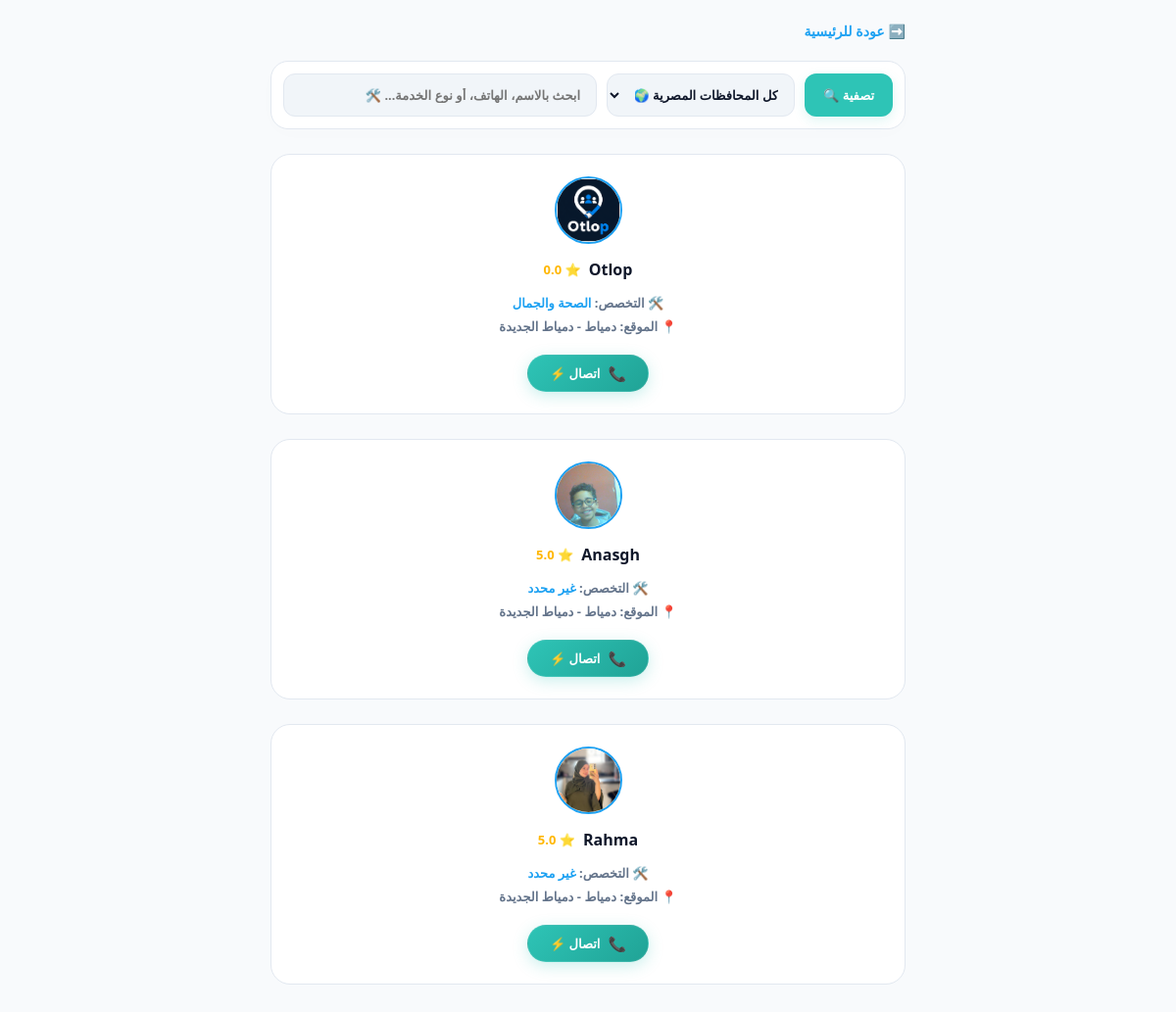
Page /providers/ on the committed database.
### accounts/models.py (models this page shows, shortened)
class User(AbstractUser):
    USER_TYPE_CHOICES = (
        ('client', 'طالب خدمة'),
        ('provider', 'مقدم خدمة'),
    )
    VERIFICATION_STATUS_CHOICES = (
        ('not_submitted', 'لم يتم تقديم الطلب'),
        ('pending', 'قيد المراجعة والتدقيق'),
        ('verified', 'حساب موثق ومؤكد'),
        ('rejected', 'تم رفض الطلب'),
    )
    phone_number = models.CharField(max_length=15, unique=True, null=True, blank=True, verbose_name="رقم الهاتف")
    user_type = models.CharField(max_length=10, choices=USER_TYPE_CHOICES, default='client', verbose_name="نوع الحساب")
    governorate = models.ForeignKey(Governorate, on_delete=models.SET_NULL, null=True, blank=True, verbose_name="المحافظة")
    city = models.ForeignKey(City, on_delete=models.SET_NULL, null=True, blank=True, verbose_name="المدينة / المركز")
    address_details = models.CharField(max_length=255, blank=True, null=True, verbose_name="تفاصيل العنوان (الشارع / الحي)")
    national_id = models.CharField(max_length=14, blank=True, null=True, verbose_name="الرقم القومي (14 رقم)")
    id_front_image = models.ImageField(upload_to='national_ids/front/', blank=True, null=True, verbose_name="صورة وجه البطاقة")
    id_back_image = models.ImageField(upload_to='national_ids/back/', blank=True, null=True, verbose_name="صورة ظهر البطاقة")
    verification_status = models.CharField(max_length=20, choices=VERIFICATION_STATUS_CHOICES, default='not_submitted', verbose_name="حالة التوثيق")
    category = models.ForeignKey(Category, on_delete=models.SET_NULL, null=True, blank=True, verbose_name="المهنة / التخصص")
    profile_picture = models.ImageField(upload_to='profile_pics/', blank=True, null=True, default='profile_pics/default_user.png', verbose_name="صورة الحساب")
    is_active_now = models.BooleanField(default=False, verbose_name="متاح الآن للعمل")
    latitude = models.FloatField(null=True, blank=True, verbose_name="خط العرض GPS")
    longitude = models.FloatField(null=True, blank=True, verbose_name="خط الطول GPS")
    last_location_update = models.DateTimeField(null=True, blank=True, verbose_name="آخر تحديث للموقع")
    category = models.ForeignKey(
        'Category',
        on_delete=models.SET_NULL,
        null=True,
        blank=True,
        related_name='providers',
        verbose_name="التخصص المهني الرئيسي (للفنيين فقط)"
    )
    interests = models.ManyToManyField(
        'Category',
        blank=True,
        related_name='interested_users',
        verbose_name="الاهتمامات والاحتياجات (لطالبي الخدمة فقط)"
    )
    @property
    def get_average_rating(self):
        ratings = self.received_ratings.all()
        if ratings.exists():
            total_stars = sum(r.stars for r in ratings)
            avg = total_stars / ratings.count()
            return round(avg, 1) # تقريب للرقم مثل 4.5
        return 0.0

class Category(models.Model):
    name_ar = models.CharField(max_length=100, verbose_name="اسم القسم/التخصص بالعربية")
    name_en = models.CharField(max_length=100, verbose_name="اسم القسم/التخصص بالإنجليزية", blank=True, null=True)
    parent = models.ForeignKey(
        'self',
        on_delete=models.CASCADE,
        null=True,
        blank=True,
        related_name='children',
        verbose_name="القسم الأب (اتركه فارغاً ليكون قسماً رئيسياً)"
    )
    icon_emoji = models.CharField(
        max_length=10,
        choices=CATEGORY_EMOJI_CHOICES, # ربط القائمة المنسدلة الذكية
        default="🛠️",
        verbose_name="أيقونة التخصص (إيموجي)"
    )
    created_at = models.DateTimeField(auto_now_add=True)
    class Meta:
        verbose_name = "الالقسم والتخصص"
        verbose_name_plural = "الأقسام والتخصصات"

class Governorate(models.Model):
    name_ar = models.CharField(max_length=100, verbose_name="المحافظة بالكامل (عربي)")
    name_en = models.CharField(max_length=100, verbose_name="المحافظة بالكامل (إنجليزي)")

class City(models.Model):
    governorate = models.ForeignKey(Governorate, on_delete=models.CASCADE, related_name='cities', verbose_name="المحافظة")
    name_ar = models.CharField(max_length=100, verbose_name="المدينة / المركز (عربي)")
    name_en = models.CharField(max_length=100, verbose_name="المدينة / المركز (إنجليزي)")

class Rating(models.Model):
    from_user = models.ForeignKey(User, on_delete=models.CASCADE, related_name='given_ratings')
    to_provider = models.ForeignKey(User, on_delete=models.CASCADE, related_name='received_ratings')
    stars = models.IntegerField(choices=[(i, i) for i in range(1, 6)], verbose_name="عدد النجوم")
    created_at = models.DateTimeField(auto_now_add=True)
    class Meta:
        unique_together = ('from_user', 'to_provider') # منع تكرار التقييم لنفس الشخص

### accounts/views.py (the view)
# urls.py: path('providers/', all_providers_view, name='providers_directory'),
def all_providers_view(request):
    selected_gov = request.GET.get('governorate')
    search_query = request.GET.get('q', '').strip()
    providers = User.objects.filter(user_type='provider')
    if selected_gov:
        providers = providers.filter(governorate_id=selected_gov)
    if search_query:
        providers = providers.filter(
            models.Q(username__icontains=search_query) |
            models.Q(phone_number__icontains=search_query) |
            models.Q(category__name_ar__icontains=search_query)
        ).distinct()
    context = {
        'providers': providers,
        'gov_choices': Governorate.objects.all(),
        'selected_gov': int(selected_gov) if selected_gov else None,
        'search_query': search_query,
    }
    return render(request, 'accounts/providers_directory.html', context)

### accounts/templates/accounts/providers_directory.html (shortened to what this page needs)
<!DOCTYPE html>
<html lang="ar" dir="rtl">
<head>
</head>
<body>
    <div class="container">
        <div style="margin-bottom: 20px; text-align: right;">
            <button type="button" onclick="window.location.href='/'" style="background: none; border: none; color: #1da1f2; font-weight: bold; font-size: 14px; cursor: pointer; padding: 0; display: inline-flex; align-items: center; gap: 4px;">
                <span>➡️</span> عودة للرئيسية
            </button>
        </div>
        <form method="GET" action="/providers/" class="search-grid">
            <button type="submit">تصفية 🔍</button>
            <select name="governorate">
                <option value="">كل المحافظات المصرية 🌍</option>
            </select>
            <input type="text" name="q" value="{{ search_query|default:'' }}" placeholder="ابحث بالاسم، الهاتف، أو نوع الخدمة... 🛠️">
        </form>
        <div style="display: flex; flex-direction: column; gap: 5px; width: 100%; box-sizing: border-box;">
            {% for provider in providers %}
                <div class="provider-card">
                    {% if provider.profile_picture %}
                        <img src="{{ provider.profile_picture.url }}" style="width: 65px; height: 65px; border-radius: 50%; object-fit: cover; border: 2px solid #1da1f2; margin-bottom: 5px;">
                    {% else %}
                        <div style="width: 65px; height: 65px; border-radius: 50%; background: var(--input-bg); border: 1px solid var(--border); display: flex; align-items: center; justify-content: center; color: var(--text-muted); font-size: 24px; font-weight: bold; margin-bottom: 5px;">👤</div>
                    {% endif %}
                    <div style="display: flex; align-items: center; gap: 8px;">
                        <a href="{% url 'public_profile' provider.id %}" style="text-decoration: none; color: inherit;">
                            <strong style="color: var(--text-main); font-size: 16px; font-weight: 800;">{{ provider.username }}</strong>
                        </a>
                        <span style="color: #ffb703; font-weight: bold; font-size: 13px;">⭐ {{ provider.get_average_rating }}</span>
                    </div>
                    <div style="font-size: 13px; font-weight: 600; color: var(--text-muted); display: flex; flex-direction: column; gap: 6px; margin: 4px 0 10px 0;">
                        <span>🛠️ التخصص: <span style="color: #1da1f2;">{{ provider.category.name_ar|default:"غير محدد" }}</span></span>
                        <span>📍 الموقع: {{ provider.governorate.name_ar }} - {{ provider.city.name_ar }}</span>
                    </div>
                    {% if provider.phone_number %}
                        <a href="tel:{{ provider.phone_number }}" style="display: inline-flex; align-items: center; gap: 8px; background: linear-gradient(135deg, #2ec4b6, #20a396); color: white; text-decoration: none; padding: 8px 22px; border-radius: 30px; font-weight: 700; font-size: 13px; box-shadow: 0 4px 15px rgba(46,196,182,0.25); border: 1px solid rgba(255,255,255,0.1); transition: 0.2s; box-sizing: border-box;">
                            <span style="font-size: 15px; animation: pulse 2s infinite; display: inline-block;">📞</span>
                            <span>اتصال ⚡</span>
                        </a>
                    {% endif %}
                </div>
            {% empty %}
                <p style="text-align: center; color: var(--text-muted); padding: 50px; border-radius: 20px; border: 2px dashed var(--border); margin: 0; font-weight: 700; font-size: 14px; background: var(--card-bg);">لا توجد نتائج مطابقة لبحثك حالياً.</p>
            {% endfor %}
        </div>
    </div>
</body>
</html>

### accounts/templates/accounts/providers_directory.html (style rules this page uses)
:root { --bg: #f8fafc; --card-bg: #ffffff; --text-main: #0f172a; --text-muted: #64748b; --border: #e2e8f0; --input-bg: #f1f5f9; --accent: #1da1f2; }
html, body { margin: 0; padding: 0; min-height: 100vh; background-color: var(--bg) !important; color: var(--text-main) !important; font-family: 'Segoe UI', Tahoma, sans-serif; transition: background-color 0.2s, color 0.2s; box-sizing: border-box; }
.container { max-width: 680px; margin: 0 auto; padding: 20px 16px 40px 16px; box-sizing: border-box; width: 100%; }
.search-grid { display: grid; grid-template-columns: 90px 1.2fr 2fr; gap: 10px; width: 100%; background: var(--card-bg); padding: 12px; border-radius: 18px; border: 1px solid var(--border); box-shadow: 0 4px 25px rgba(0,0,0,0.01); box-sizing: border-box; margin-bottom: 25px; }
.search-grid input, .search-grid select, .search-grid button { height: 44px; border: none; outline: none; background: var(--input-bg); color: var(--text-main); border-radius: 12px; font-size: 13px; font-weight: 600; box-sizing: border-box; width: 100%; }
.search-grid input { padding: 0 16px; text-align: right; border: 1px solid var(--border) !important; }
.search-grid select { padding: 0 12px; cursor: pointer; -webkit-appearance: menulist !important; appearance: menulist !important; border: 1px solid var(--border) !important; }
.search-grid button { background: #2ec4b6 !important; color: white !important; font-weight: 700; cursor: pointer; box-shadow: 0 4px 12px rgba(46,196,182,0.15); }
.provider-card { background: var(--card-bg); border-radius: 20px; border: 1px solid var(--border); padding: 22px; box-shadow: 0 4px 25px rgba(0,0,0,0.005); box-sizing: border-box; width: 100%; margin-bottom: 20px; text-align: center; display: flex; flex-direction: column; align-items: center; gap: 10px; }

### rows in the picture
User: profile_picture (picture), username "Otlop", get_average_rating "0.0", category.name_ar "الصحة والجمال", governorate.name_ar "دمياط", city.name_ar "دمياط الجديدة"
User: profile_picture (picture), username "Anasgh", get_average_rating "5.0", category.name_ar "غير محدد", governorate.name_ar "دمياط", city.name_ar "دمياط الجديدة"
User: profile_picture (picture), username "Rahma", get_average_rating "5.0", category.name_ar "غير محدد", governorate.name_ar "دمياط", city.name_ar "دمياط الجديدة"
